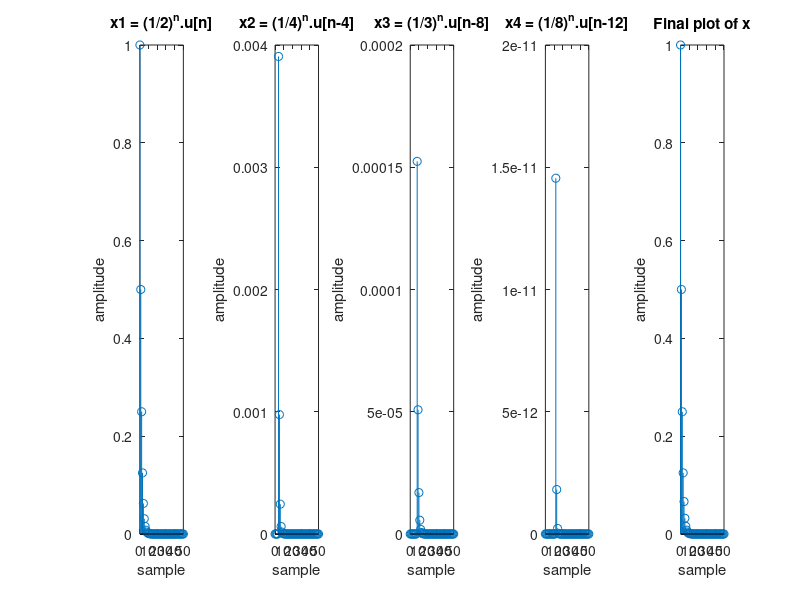

Write the MATLAB code that produced this figure.
close all;
clear all;
clc;

% x= (1/2)^n.u[n]+(1/4)^n.u[n-4]+(1/3)^n.u[n-8]+(1/8)^n.u[n-12]

% The time delay in each unit step signal
a1 = 4;
a2 = 8;
a3 = 12;

% here, x1 = (1/2)^n.u[n]
subplot(1,5,1);
n = 0:1:50;
x1 = [ones(1,51)].*(0.5.^n);
stem(n,x1);
xlabel('sample')
ylabel('amplitude')
title('x1 = (1/2)^n.u[n]')

% here, x2 = (1/4)^n.u[n-4]
subplot(1,5,2);
x2 = [zeros(1, a1) ones(1,(51-a1))].*(0.25.^n);
stem(n,x2);
xlabel('sample')
ylabel('amplitude')
title('x2 = (1/4)^n.u[n-4]')

% here, x3 = (1/3)^n.u[n-8]
subplot(1,5,3);
x3 = [zeros(1, a2) ones(1,(51-a2))].*((1/3).^n);
stem(n,x3);
xlabel('sample')
ylabel('amplitude')
title('x3 = (1/3)^n.u[n-8]')

% here, x4 = (1/8)^n.u[n-12]
subplot(1,5,4);
x4 = [zeros(1, a3) ones(1,(51-a3))].*((1/8).^n);
stem(n,x4);
xlabel('sample')
ylabel('amplitude')
title('x4 = (1/8)^n.u[n-12]')

% plotting the final function x
subplot(1,5,5);
x = x1+x2+x3+x4;
stem(n,x)
xlabel('sample')
ylabel('amplitude')
title('Final plot of x')
